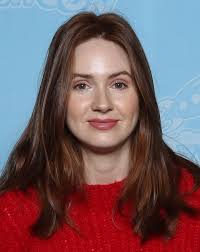
#> input picture amy.jpg, 200 x 252 px
$ jupyter execute opencv_face_eye_detection.ipynb
#> lines starting #> are read from the running program, lines starting #| are printed output that depends on the picture; after the words box and inside, x2 and y2 are one past the last pixel; in counts of white or black regions, pixels touching at a corner belong together
<a href="https://colab.research.google.com/github/prudhvy7/opencv_face_eye_detection/blob/master/opencv_face_eye_detection.ipynb" target="_parent"></a>

[cell 1]
from google.colab import files
file=files.upload()
#> the answer given: amy.jpg

[cell 2]
import numpy as np
import cv2
import matplotlib.pyplot as plt

[cell 3]
face_cascade = cv2.CascadeClassifier('haarcascade_frontalface_default.xml')
eye_cascade = cv2.CascadeClassifier('haarcascade_eye.xml')
img = cv2.imread('amy.jpg')
#> img is the input picture: shape (252, 200, 3); mean B, G, R 98.8, 92.3, 116.4
gray = cv2.cvtColor(img, cv2.COLOR_BGR2GRAY)
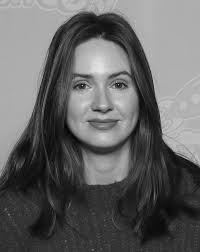
#> gray: shape (252, 200); min 3, max 228, mean 100.3
faces = face_cascade.detectMultiScale(gray, 1.3, 5)
#> faces = [[55, 48, 93, 93]]
print(faces)
#| [[55 48 93 93]]

[cell 4]
for (x,y,w,h) in faces:
    cv2.rectangle(img,(x,y),(x+w,y+h),(0,255,0),2)
    roigray = gray[y:y+h, x:x+w]
    roicolor = img[y:y+h, x:x+w]
    eyes = eye_cascade.detectMultiScale(roigray)
    for (ex,ey,ew,eh) in eyes:
        cv2.rectangle(roicolor,(ex,ey),(ex+ew,ey+eh),(0,255,0),2)
#> this loop made 1 pass
#> (x, y, w, h, eyes) on pass 1: (55, 48, 93, 93, [[50, 24, 26, 26], [14, 25, 25, 25]])
#> pass 1, `roigray = gray[y:y+h, x:x+w]`:
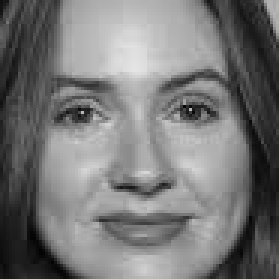
#> roigray: shape (93, 93) (shown 3 times larger); min 3, max 228, mean 118.9
#> pass 1, `roicolor = img[y:y+h, x:x+w]`:
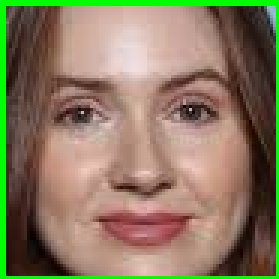
#> roicolor: shape (93, 93, 3) (shown 3 times larger); mean B, G, R 95.6, 122, 136.7
#> after the loop:
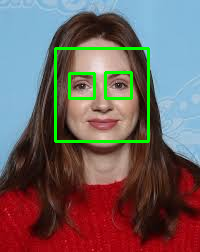
#> img: shape (252, 200, 3); 3.4% of pixels changed, all inside (x1, y1, x2, y2) = (54, 47, 150, 143)
#> after the loop:
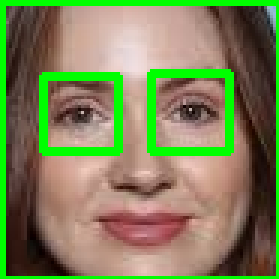
#> roicolor: shape (93, 93, 3) (shown 3 times larger); 6.98% of pixels changed, all inside (x1, y1, x2, y2) = (13, 23, 78, 52)
plt.grid(None)
plt.xticks([])
plt.yticks([])
imgplot = plt.imshow(img)
